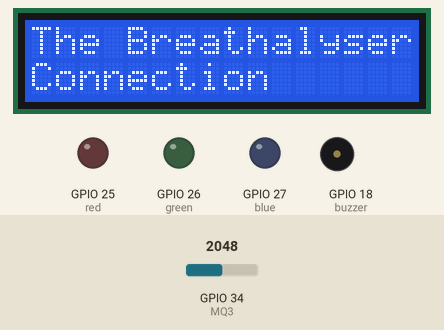
Recording of a sketch running on a simulated ESP32. Shown: 16×2 character LCD, output pins drawn as LEDs (lit = HIGH), buzzer (waves = sounding). The inputs (shaded band) are chosen by the test bench; at power-on: GPIO 34 (MQ3) = 2048. Pins used as bus, display or sensor lines are not drawn; what the sketch prints to the serial monitor is not drawn.

Above: at 0.1 s.
At 5.2 s:
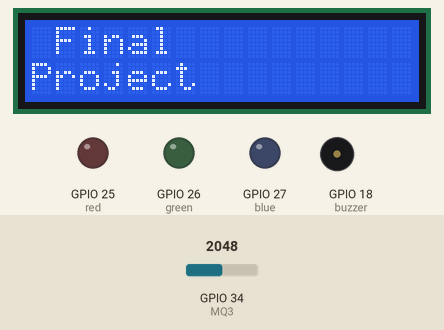
At 10.2 s:
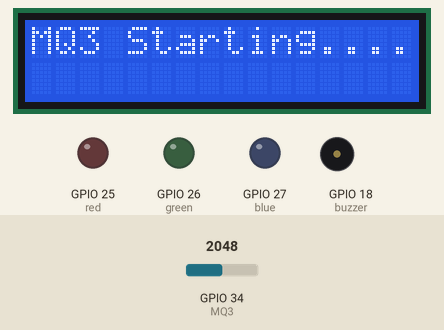
At 20.3 s:
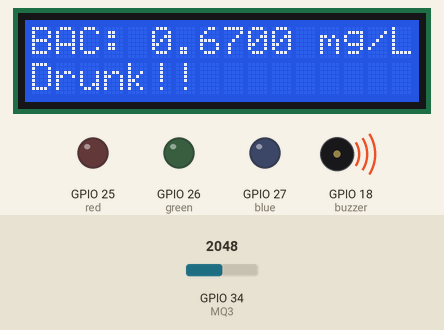
Timing chart, 0 to 40.0 s (numbered marks = the images above):
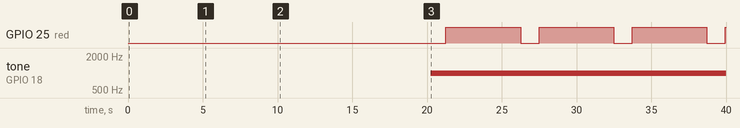

Measured:
- by itself, GPIO 25 (red): alternates HIGH for 5.0 s and LOW for 1.2 s
- by itself, tone on GPIO 18 (buzzer): silent → 1000 Hz at 20.3 s
- what the display in image 1 shows lasts 5.0 s, from 5.1 s to 10.1 s
- what the display in image 2 shows lasts 10.0 s, from 10.1 s to 20.1 s

The sketch:

Project_2022.ino
```cpp
 #include <LiquidCrystal_I2C.h>
#include <Wire.h>

const int MQ3 = 34;
int red = 25;
int green = 26;
int blue = 27;
float sensorValue;  //variable to store sensor value
const int buzzer = 18; //buzzer to pin 18
const int buttonPin = 2;

// set the LCD number of columns and rows
int lcdColumns = 16;
int lcdRows = 2;
int buttonState = 0;

// set LCD address, number of columns and rows
LiquidCrystal_I2C lcd(0x27, 16, 2);

void setup()
{
  // initialize LCD
  lcd.begin();
  // turn on LCD backlight
  lcd.backlight();
  lcd.setCursor(0, 0);
  lcd.print("The Breathalyser");
  lcd.setCursor(0, 1);
  lcd.print("Connection");
  delay(5000);
 // clears the display to print new message
  lcd.clear();
  lcd.setCursor(1,0);
  lcd.print("Final");
  lcd.setCursor(0,1);
  lcd.print("Project");
  delay(5000);
  lcd.clear();

 pinMode(MQ3, INPUT);
 pinMode(buttonPin, INPUT);
 pinMode(buzzer, OUTPUT); // Set buzzer - pin 18 as an output
 pinMode(red,OUTPUT);
 pinMode(green,OUTPUT);
 pinMode(blue,OUTPUT);

  lcd.setCursor(0, 0);
  lcd.print("MQ3 Starting....");
  delay(10000);
  lcd.clear();
}
void loop()
  {

  float AlcoValue=0;
  for(int i=0;i<10;i++)
  {
    AlcoValue= analogRead(MQ3);
    delay(10);
  }

    float v = (AlcoValue/10) * (5.0/1024.0);
    float mgL= 0.67 * v;
    Serial.print("BAC:");
    Serial.print(mgL);
    Serial.print(" mg/L");
    lcd.setCursor(0,0);
    lcd.print("BAC: ");
    lcd.print(mgL,4);
    lcd.print(" mg/L        ");
    lcd.setCursor(0,1);

    if(mgL > 0.5)
    {
      lcd.print("Drunk!!   ");
      Serial.println("    Drunk! PLEASE DO NOT DRIVE!");
      digitalWrite(buzzer, HIGH);
      tone(buzzer, 1000); // Send 1KHz sound signal...
      delay(1000);
       digitalWrite(red,HIGH);
       delay(5000);
       digitalWrite(red,LOW);
    }
    else
    {
      noTone(buzzer);     // Stop sound...
      delay(1000);        // ...for 1sec
      lcd.print("Normal  ");
      Serial.println("    Normal");
      digitalWrite(green,HIGH);
      delay(5000);
      digitalWrite(green,LOW);
    }
    delay(100);
  /*
 digitalWrite(red,HIGH);
 delay(5000);
 digitalWrite(red,LOW);
 digitalWrite(green,HIGH);
 delay(5000);
 digitalWrite(green,LOW);
 digitalWrite(blue,HIGH);
 delay(5000);
 digitalWrite(blue,LOW);
 */

 /* delay(1000);        // ...for 1 sec
  noTone(buzzer);     // Stop sound...
  delay(1000);        // ...for 1sec

 buttonState = digitalRead(buttonPin);
if (buttonState == HIGH) {
  sensorValue = analogRead(MQ3); // read analog input using pin 12 on ESP32
  Serial.print("Sensor Value: ");
  Serial.print(sensorValue);
  lcd.setCursor(0, 0);
  lcd.print("Alcohol Level: ");
  delay(5000);
  lcd.setCursor(0, 1);
  lcd.print(sensorValue);
  delay(5000);
  lcd.clear();
  } */

}
```
